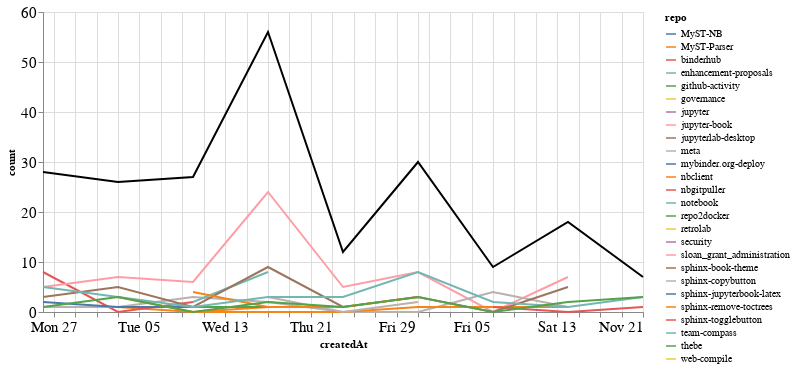

Notebook code for this chart:
### Markdown cell above
### Comments

### Code cell
comments_time = comments.groupby('repo').resample('W', on='createdAt').count()['author'].reset_index()
comments_time = comments_time.rename(columns={'author': 'count'})
comments_time_total = comments_time.groupby('createdAt').agg({"count": "sum"}).reset_index()
ch1 = alt.Chart(comments_time, width=600).mark_line().encode(
    x='createdAt',
    y='count',
    color='repo',
    tooltip="repo"
)

ch2 = alt.Chart(comments_time_total, width=600).mark_line(color="black").encode(
    x='createdAt',
    y='count',
)

ch1 + ch2

### Figure 1 — Vega-Lite specification as saved in the notebook (floating-point values rounded to 4 significant figures)
{"config": {"axisLeft": {"labelFontSize": 15}, "axisBottom": {"labelFontSize": 15}}, "layer": [{"data": {"name": "data-31a0dfd2978b9feaaa036c0520ea350b"}, "mark": "line", "encoding": {"color": {"type": "nominal", "field": "repo"}, "tooltip": {"type": "nominal", "field": "repo"}, "x": {"type": "temporal", "field": "createdAt"}, "y": {"type": "quantitative", "field": "count"}}, "width": 600}, {"data": {"name": "data-ace74c5825c81d189fb19173abcea56e"}, "mark": {"type": "line", "color": "black"}, "encoding": {"x": {"type": "temporal", "field": "createdAt"}, "y": {"type": "quantitative", "field": "count"}}, "width": 600}], "$schema": "https://vega.github.io/schema/vega-lite/v4.8.1.json", "datasets": {"data-31a0dfd2978b9feaaa036c0520ea350b": [{"repo": "MyST-NB", "createdAt": "2021-10-17T00:00:00", "count": 1}, {"repo": "MyST-NB", "createdAt": "2021-10-24T00:00:00", "count": 1}, {"repo": "MyST-Parser", "createdAt": "2021-09-26T00:00:00", "count": 1}, {"repo": "MyST-Parser", "createdAt": "2021-10-03T00:00:00", "count": 1}, {"repo": "MyST-Parser", "createdAt": "2021-10-10T00:00:00", "count": 0}, {"repo": "MyST-Parser", "createdAt": "2021-10-17T00:00:00", "count": 1}, {"repo": "binderhub", "createdAt": "2021-09-26T00:00:00", "count": 8}, {"repo": "binderhub", "createdAt": "2021-10-03T00:00:00", "count": 0}, {"repo": "binderhub", "createdAt": "2021-10-10T00:00:00", "count": 2}, {"repo": "enhancement-proposals", "createdAt": "2021-10-10T00:00:00", "count": 2}, {"repo": "github-activity", "createdAt": "2021-10-10T00:00:00", "count": 1}, {"repo": "github-activity", "createdAt": "2021-10-17T00:00:00", "count": 1}, {"repo": "governance", "createdAt": "2021-10-17T00:00:00", "count": 1}, {"repo": "jupyter", "createdAt": "2021-11-14T00:00:00", "count": 1}, {"repo": "jupyter-book", "createdAt": "2021-09-26T00:00:00", "count": 5}, {"repo": "jupyter-book", "createdAt": "2021-10-03T00:00:00", "count": 7}, {"repo": "jupyter-book", "createdAt": "2021-10-10T00:00:00", "count": 6}, {"repo": "jupyter-book", "createdAt": "2021-10-17T00:00:00", "count": 24}, {"repo": "jupyter-book", "createdAt": "2021-10-24T00:00:00", "count": 5}, {"repo": "jupyter-book", "createdAt": "2021-10-31T00:00:00", "count": 8}, {"repo": "jupyter-book", "createdAt": "2021-11-07T00:00:00", "count": 0}, {"repo": "jupyter-book", "createdAt": "2021-11-14T00:00:00", "count": 7}, {"repo": "jupyterlab-desktop", "createdAt": "2021-09-26T00:00:00", "count": 1}, {"repo": "meta", "createdAt": "2021-09-26T00:00:00", "count": 1}, {"repo": "meta", "createdAt": "2021-10-03T00:00:00", "count": 1}, {"repo": "meta", "createdAt": "2021-10-10T00:00:00", "count": 3}, {"repo": "meta", "createdAt": "2021-10-17T00:00:00", "count": 2}, {"repo": "meta", "createdAt": "2021-10-24T00:00:00", "count": 0}, {"repo": "meta", "createdAt": "2021-10-31T00:00:00", "count": 0}, {"repo": "meta", "createdAt": "2021-11-07T00:00:00", "count": 4}, {"repo": "meta", "createdAt": "2021-11-14T00:00:00", "count": 1}, {"repo": "mybinder.org-deploy", "createdAt": "2021-09-26T00:00:00", "count": 2}, {"repo": "mybinder.org-deploy", "createdAt": "2021-10-03T00:00:00", "count": 1}, {"repo": "mybinder.org-deploy", "createdAt": "2021-10-10T00:00:00", "count": 1}, {"repo": "nbclient", "createdAt": "2021-10-03T00:00:00", "count": 3}, {"repo": "nbclient", "createdAt": "2021-10-10T00:00:00", "count": 0}, {"repo": "nbclient", "createdAt": "2021-10-17T00:00:00", "count": 0}, {"repo": "nbclient", "createdAt": "2021-10-24T00:00:00", "count": 0}, {"repo": "nbclient", "createdAt": "2021-10-31T00:00:00", "count": 1}, {"repo": "nbclient", "createdAt": "2021-11-07T00:00:00", "count": 1}, {"repo": "nbclient", "createdAt": "2021-11-14T00:00:00", "count": 1}, {"repo": "nbgitpuller", "createdAt": "2021-11-07T00:00:00", "count": 1}, {"repo": "nbgitpuller", "createdAt": "2021-11-14T00:00:00", "count": 0}, {"repo": "nbgitpuller", "createdAt": "2021-11-21T00:00:00", "count": 1}, {"repo": "notebook", "createdAt": "2021-10-10T00:00:00", "count": 2}, {"repo": "notebook", "createdAt": "2021-10-17T00:00:00", "count": 8}, {"repo": "repo2docker", "createdAt": "2021-11-07T00:00:00", "count": 1}, {"repo": "retrolab", "createdAt": "2021-10-31T00:00:00", "count": 1}, {"repo": "security", "createdAt": "2021-10-03T00:00:00", "count": 1}, {"repo": "sloan_grant_administration", "createdAt": "2021-10-10T00:00:00", "count": 4}, {"repo": "sphinx-book-theme", "createdAt": "2021-09-26T00:00:00", "count": 3}, {"repo": "sphinx-book-theme", "createdAt": "2021-10-03T00:00:00", "count": 5}, {"repo": "sphinx-book-theme", "createdAt": "2021-10-10T00:00:00", "count": 1}, {"repo": "sphinx-book-theme", "createdAt": "2021-10-17T00:00:00", "count": 9}, {"repo": "sphinx-book-theme", "createdAt": "2021-10-24T00:00:00", "count": 1}, {"repo": "sphinx-book-theme", "createdAt": "2021-10-31T00:00:00", "count": 3}, {"repo": "sphinx-book-theme", "createdAt": "2021-11-07T00:00:00", "count": 0}, {"repo": "sphinx-book-theme", "createdAt": "2021-11-14T00:00:00", "count": 5}, {"repo": "sphinx-copybutton", "createdAt": "2021-10-17T00:00:00", "count": 3}, {"repo": "sphinx-copybutton", "createdAt": "2021-10-24T00:00:00", "count": 0}, {"repo": "sphinx-copybutton", "createdAt": "2021-10-31T00:00:00", "count": 2}, {"repo": "sphinx-jupyterbook-latex", "createdAt": "2021-10-03T00:00:00", "count": 1}, {"repo": "sphinx-remove-toctrees", "createdAt": "2021-10-10T00:00:00", "count": 4}, {"repo": "sphinx-remove-toctrees", "createdAt": "2021-10-17T00:00:00", "count": 1}, {"repo": "sphinx-remove-toctrees", "createdAt": "2021-10-24T00:00:00", "count": 1}, {"repo": "sphinx-remove-toctrees", "createdAt": "2021-10-31T00:00:00", "count": 3}, {"repo": "sphinx-togglebutton", "createdAt": "2021-10-31T00:00:00", "count": 1}, {"repo": "team-compass", "createdAt": "2021-09-26T00:00:00", "count": 5}, {"repo": "team-compass", "createdAt": "2021-10-03T00:00:00", "count": 3}, {"repo": "team-compass", "createdAt": "2021-10-10T00:00:00", "count": 1}, {"repo": "team-compass", "createdAt": "2021-10-17T00:00:00", "count": 3}, {"repo": "team-compass", "createdAt": "2021-10-24T00:00:00", "count": 3}, {"repo": "team-compass", "createdAt": "2021-10-31T00:00:00", "count": 8}, {"repo": "team-compass", "createdAt": "2021-11-07T00:00:00", "count": 2}, {"repo": "team-compass", "createdAt": "2021-11-14T00:00:00", "count": 1}, {"repo": "team-compass", "createdAt": "2021-11-21T00:00:00", "count": 3}, {"repo": "thebe", "createdAt": "2021-09-26T00:00:00", "count": 1}, {"repo": "thebe", "createdAt": "2021-10-03T00:00:00", "count": 3}, {"repo": "thebe", "createdAt": "2021-10-10T00:00:00", "count": 0}, {"repo": "thebe", "createdAt": "2021-10-17T00:00:00", "count": 2}, {"repo": "thebe", "createdAt": "2021-10-24T00:00:00", "count": 1}, {"repo": "thebe", "createdAt": "2021-10-31T00:00:00", "count": 3}, {"repo": "thebe", "createdAt": "2021-11-07T00:00:00", "count": 0}, {"repo": "thebe", "createdAt": "2021-11-14T00:00:00", "count": 2}, {"repo": "thebe", "createdAt": "2021-11-21T00:00:00", "count": 3}, {"repo": "web-compile", "createdAt": "2021-09-26T00:00:00", "count": 1}], "data-ace74c5825c81d189fb19173abcea56e": [{"createdAt": "2021-09-26T00:00:00", "count": 28}, {"createdAt": "2021-10-03T00:00:00", "count": 26}, {"createdAt": "2021-10-10T00:00:00", "count": 27}, {"createdAt": "2021-10-17T00:00:00", "count": 56}, {"createdAt": "2021-10-24T00:00:00", "count": 12}, {"createdAt": "2021-10-31T00:00:00", "count": 30}, {"createdAt": "2021-11-07T00:00:00", "count": 9}, {"createdAt": "2021-11-14T00:00:00", "count": 18}, {"createdAt": "2021-11-21T00:00:00", "count": 7}]}}
